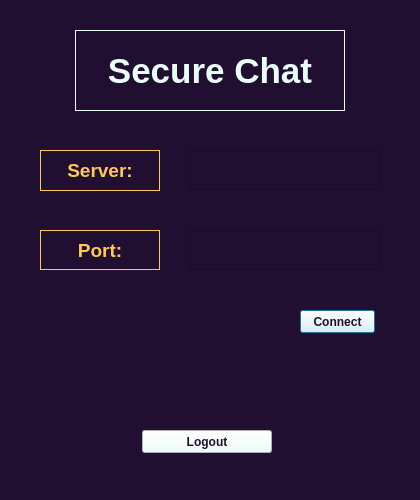
<?xml version="1.0" encoding="UTF-8"?>
<ui version="4.0">
 <class>Dialog</class>
 <widget class="QDialog" name="Dialog">
  <property name="geometry">
   <rect>
    <x>0</x>
    <y>0</y>
    <width>420</width>
    <height>500</height>
   </rect>
  </property>
  <property name="windowTitle">
   <string>Secure Chat</string>
  </property>
  <property name="windowOpacity">
   <double>0.990000000000000</double>
  </property>
  <property name="styleSheet">
   <string notr="true">background-color:#210f32</string>
  </property>
  <widget class="QLabel" name="label">
   <property name="geometry">
    <rect>
     <x>40</x>
     <y>150</y>
     <width>120</width>
     <height>41</height>
    </rect>
   </property>
   <property name="font">
    <font>
     <family>Tahoma</family>
     <pointsize>14</pointsize>
     <weight>75</weight>
     <bold>true</bold>
    </font>
   </property>
   <property name="styleSheet">
    <string notr="true">color:#ffc857</string>
   </property>
   <property name="frameShape">
    <enum>QFrame::Box</enum>
   </property>
   <property name="text">
    <string>Server:</string>
   </property>
   <property name="alignment">
    <set>Qt::AlignCenter</set>
   </property>
  </widget>
  <widget class="QLineEdit" name="server">
   <property name="geometry">
    <rect>
     <x>190</x>
     <y>150</y>
     <width>191</width>
     <height>40</height>
    </rect>
   </property>
   <property name="font">
    <font>
     <family>Tahoma</family>
     <pointsize>14</pointsize>
    </font>
   </property>
   <property name="styleSheet">
    <string notr="true">color:#eafdf8;font-size:14pt;</string>
   </property>
  </widget>
  <widget class="QLineEdit" name="port">
   <property name="geometry">
    <rect>
     <x>190</x>
     <y>230</y>
     <width>191</width>
     <height>40</height>
    </rect>
   </property>
   <property name="font">
    <font>
     <family>Tahoma</family>
     <pointsize>14</pointsize>
    </font>
   </property>
   <property name="styleSheet">
    <string notr="true">color:#eafdf8;font-size:14pt;</string>
   </property>
  </widget>
  <widget class="QLabel" name="password_label">
   <property name="geometry">
    <rect>
     <x>40</x>
     <y>230</y>
     <width>120</width>
     <height>40</height>
    </rect>
   </property>
   <property name="font">
    <font>
     <family>Tahoma</family>
     <pointsize>14</pointsize>
     <weight>75</weight>
     <bold>true</bold>
    </font>
   </property>
   <property name="styleSheet">
    <string notr="true">color:#ffc857</string>
   </property>
   <property name="frameShape">
    <enum>QFrame::Box</enum>
   </property>
   <property name="text">
    <string>Port:</string>
   </property>
   <property name="alignment">
    <set>Qt::AlignCenter</set>
   </property>
  </widget>
  <widget class="QPushButton" name="connectButton">
   <property name="geometry">
    <rect>
     <x>300</x>
     <y>310</y>
     <width>75</width>
     <height>23</height>
    </rect>
   </property>
   <property name="font">
    <font>
     <family>Tahoma</family>
     <weight>75</weight>
     <bold>true</bold>
    </font>
   </property>
   <property name="styleSheet">
    <string notr="true">background-color:#eafdf8; color:#210f32</string>
   </property>
   <property name="text">
    <string>Connect</string>
   </property>
  </widget>
  <widget class="QLabel" name="titleLabel">
   <property name="geometry">
    <rect>
     <x>75</x>
     <y>30</y>
     <width>270</width>
     <height>81</height>
    </rect>
   </property>
   <property name="font">
    <font>
     <family>Tahoma</family>
     <pointsize>26</pointsize>
     <weight>75</weight>
     <bold>true</bold>
    </font>
   </property>
   <property name="styleSheet">
    <string notr="true">font-size:26pt;color:#eafdf8</string>
   </property>
   <property name="frameShape">
    <enum>QFrame::Box</enum>
   </property>
   <property name="text">
    <string>Secure Chat</string>
   </property>
   <property name="alignment">
    <set>Qt::AlignCenter</set>
   </property>
  </widget>
  <widget class="QPushButton" name="logoutButton">
   <property name="geometry">
    <rect>
     <x>142</x>
     <y>430</y>
     <width>130</width>
     <height>23</height>
    </rect>
   </property>
   <property name="font">
    <font>
     <family>Tahoma</family>
     <weight>75</weight>
     <bold>true</bold>
    </font>
   </property>
   <property name="styleSheet">
    <string notr="true">background-color:#eafdf8; color:#210f32</string>
   </property>
   <property name="text">
    <string>Logout</string>
   </property>
  </widget>
 </widget>
 <resources/>
 <connections/>
</ui>
